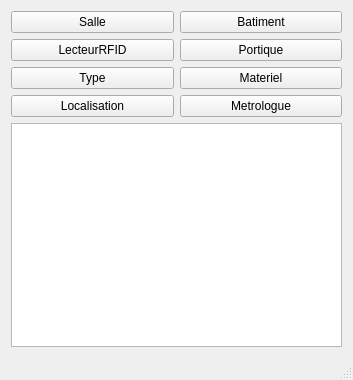
<?xml version="1.0" encoding="UTF-8"?>
<ui version="4.0">
 <class>MainWindow</class>
 <widget class="QMainWindow" name="MainWindow">
  <property name="geometry">
   <rect>
    <x>0</x>
    <y>0</y>
    <width>353</width>
    <height>380</height>
   </rect>
  </property>
  <property name="windowTitle">
   <string>Gestion BdD localisationmateriel</string>
  </property>
  <widget class="QWidget" name="centralWidget">
   <layout class="QGridLayout" name="gridLayout">
    <item row="0" column="0">
     <widget class="QPushButton" name="pushButtonSalle">
      <property name="text">
       <string>Salle</string>
      </property>
     </widget>
    </item>
    <item row="0" column="1">
     <widget class="QPushButton" name="pushButtonBatiment">
      <property name="text">
       <string>Batiment</string>
      </property>
     </widget>
    </item>
    <item row="1" column="0">
     <widget class="QPushButton" name="pushButtonLecteurRFID">
      <property name="text">
       <string>LecteurRFID</string>
      </property>
     </widget>
    </item>
    <item row="1" column="1">
     <widget class="QPushButton" name="pushButtonPortique">
      <property name="text">
       <string>Portique</string>
      </property>
     </widget>
    </item>
    <item row="2" column="0">
     <widget class="QPushButton" name="pushButtonType">
      <property name="text">
       <string>Type</string>
      </property>
     </widget>
    </item>
    <item row="2" column="1">
     <widget class="QPushButton" name="pushButtonMateriel">
      <property name="text">
       <string>Materiel</string>
      </property>
     </widget>
    </item>
    <item row="3" column="0">
     <widget class="QPushButton" name="pushButtonLocalisation">
      <property name="text">
       <string>Localisation</string>
      </property>
     </widget>
    </item>
    <item row="3" column="1">
     <widget class="QPushButton" name="pushButtonMetrologue">
      <property name="text">
       <string>Metrologue</string>
      </property>
     </widget>
    </item>
    <item row="4" column="0" colspan="2">
     <widget class="QTextEdit" name="textEdit"/>
    </item>
   </layout>
  </widget>
  <widget class="QMenuBar" name="menuBar">
   <property name="geometry">
    <rect>
     <x>0</x>
     <y>0</y>
     <width>353</width>
     <height>19</height>
    </rect>
   </property>
  </widget>
  <widget class="QStatusBar" name="statusBar"/>
 </widget>
 <layoutdefault spacing="6" margin="11"/>
 <resources/>
 <connections/>
</ui>
